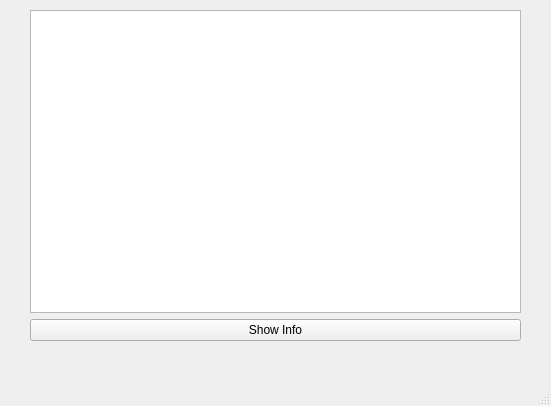
<?xml version="1.0" encoding="UTF-8"?>
<ui version="4.0">
 <class>MainWindow</class>
 <widget class="QMainWindow" name="MainWindow">
  <property name="geometry">
   <rect>
    <x>0</x>
    <y>0</y>
    <width>551</width>
    <height>406</height>
   </rect>
  </property>
  <property name="windowTitle">
   <string>MainWindow</string>
  </property>
  <widget class="QWidget" name="centralwidget">
   <widget class="QWidget" name="">
    <property name="geometry">
     <rect>
      <x>30</x>
      <y>10</y>
      <width>491</width>
      <height>331</height>
     </rect>
    </property>
    <layout class="QVBoxLayout" name="verticalLayout">
     <item>
      <widget class="QListWidget" name="listWidget"/>
     </item>
     <item>
      <widget class="QPushButton" name="Info">
       <property name="text">
        <string>Show Info</string>
       </property>
      </widget>
     </item>
    </layout>
   </widget>
  </widget>
  <widget class="QMenuBar" name="menubar">
   <property name="geometry">
    <rect>
     <x>0</x>
     <y>0</y>
     <width>551</width>
     <height>25</height>
    </rect>
   </property>
  </widget>
  <widget class="QStatusBar" name="statusbar"/>
 </widget>
 <resources/>
 <connections/>
</ui>
